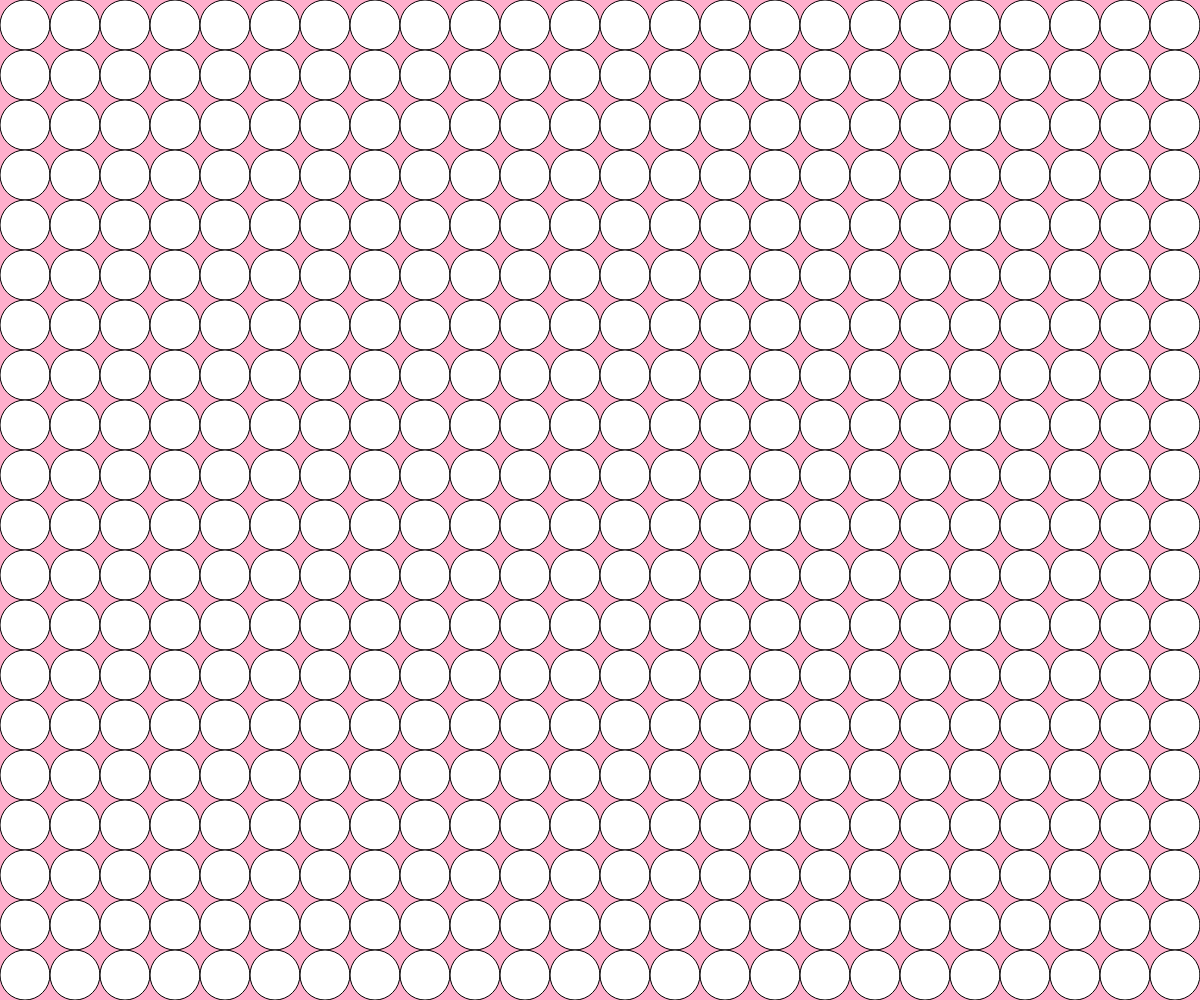
Frame 1 (no input)
Frame 60 (no input): identical to frame 1, image omitted
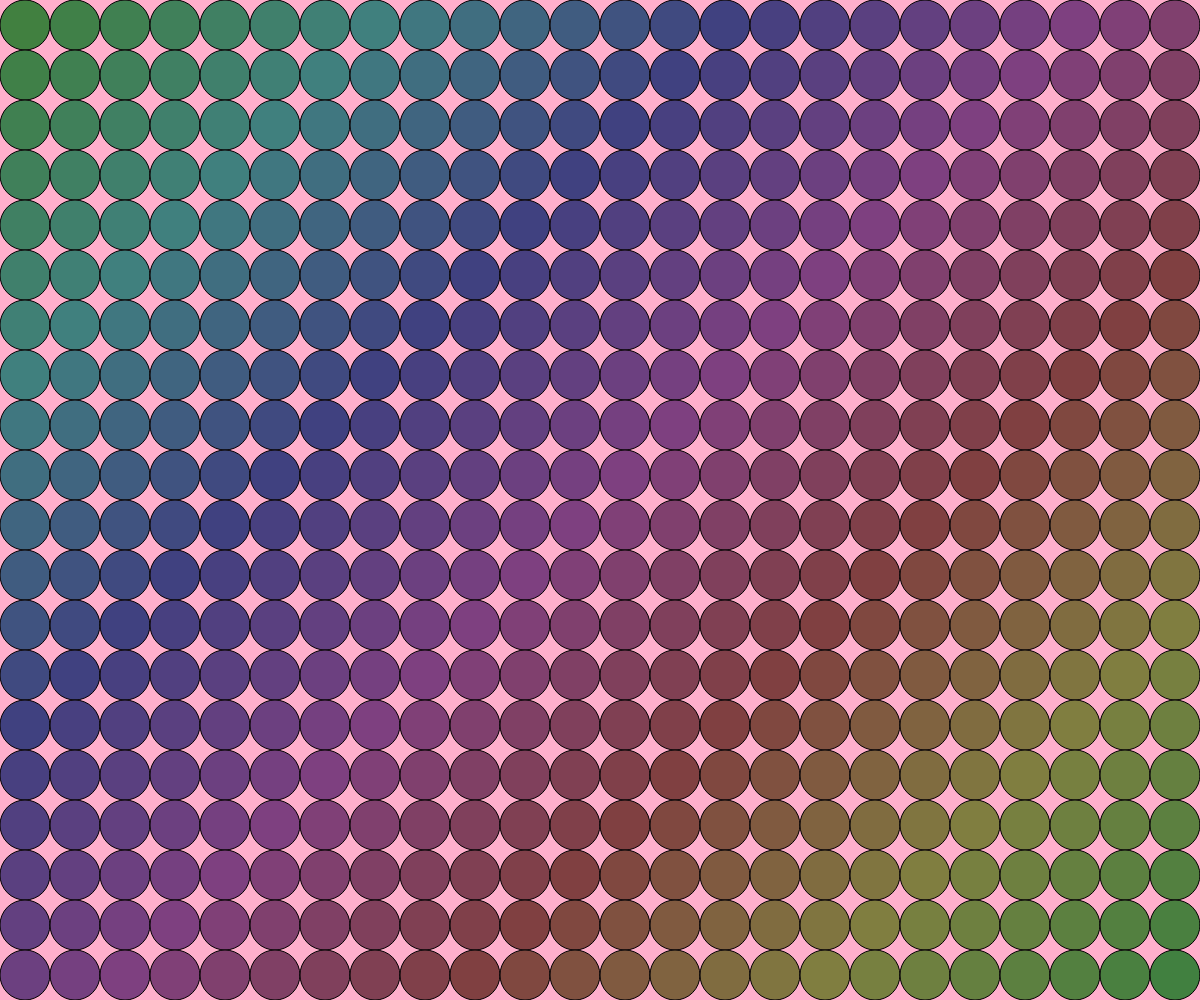
Frame 120 (the mouse pressed at the canvas centre since frame 60)

The p5.js sketch that drew these frames (run headless with seeded random() and noise() and a simulated clock; from frame 60 on, the mouse is pressed at the canvas centre):

// p5.js sketch
// ── sketch.js
let hueOffset = 0; // 用於控制色相偏移的變數

function setup() {
  createCanvas(windowWidth, windowHeight); // 使用全螢幕畫布
  colorMode(HSB, 360, 100, 100, 1); // 設定使用 HSB 顏色模式，並啟用 alpha 通道
  //noStroke(); // 移除邊框
}

function draw() {
  background('#ffafcc');
  let circleDiameter = min(width / 20, height / 20); // 根據視窗大小計算圓的直徑，確保圓能完整顯示
  let circleSpacingX = circleDiameter; // 調整圓之間的水平間距，使其不重疊
  let circleSpacingY = circleDiameter; // 調整圓之間的垂直間距，使其不重疊

  let numberOfCirclesX = Math.floor(width / circleSpacingX); // 計算視窗中水平方向可以容納的圓的數量
  let numberOfCirclesY = Math.floor(height / circleSpacingY); // 計算視窗中垂直方向可以容納的圓的數量

  let startX = (width - numberOfCirclesX * circleSpacingX) / 2 + circleDiameter / 2; // 調整起始 x 座標，使圓在水平方向居中顯示
  let startY = (height - numberOfCirclesY * circleSpacingY) / 2 + circleDiameter / 2; // 調整起始 y 座標，使圓在垂直方向居中顯示

  for (let j = 0; j < numberOfCirclesY; j++) {
    for (let i = 0; i < numberOfCirclesX; i++) {
      let x = startX + i * circleSpacingX;
      let y = startY + j * circleSpacingY;
      let hue = map(x + y, startX + startY, startX + startY + (numberOfCirclesX - 1) * circleSpacingX + (numberOfCirclesY - 1) * circleSpacingY, 0, 360); // 將 x 和 y 座標映射到色相值
      hue = (hue + hueOffset) % 360; // 增加色相偏移，並使用模數運算確保色相值在 0-360 範圍內
      let brightness = map(mouseY, 0, height, 100, 0); // 根據滑鼠的垂直位置映射亮度值
      let saturation = map(mouseX, 0, width, 0, 100); // 根據滑鼠的水平位置映射飽和度值
      fill(hue, saturation, brightness, 1); // 設定填充顏色，使用滑鼠控制的亮度和飽和度
      ellipse(x, y, circleDiameter, circleDiameter); // 繪製圓圈
    }
  }

  hueOffset = (hueOffset + 1) % 360; // 每次 draw 迴圈增加色相偏移
  //noLoop(); // 移除 noLoop，以便持續更新畫面
}

function windowResized() {
  resizeCanvas(windowWidth, windowHeight); // 調整視窗大小時重新調整畫布大小
  draw(); // 重新繪製
}
